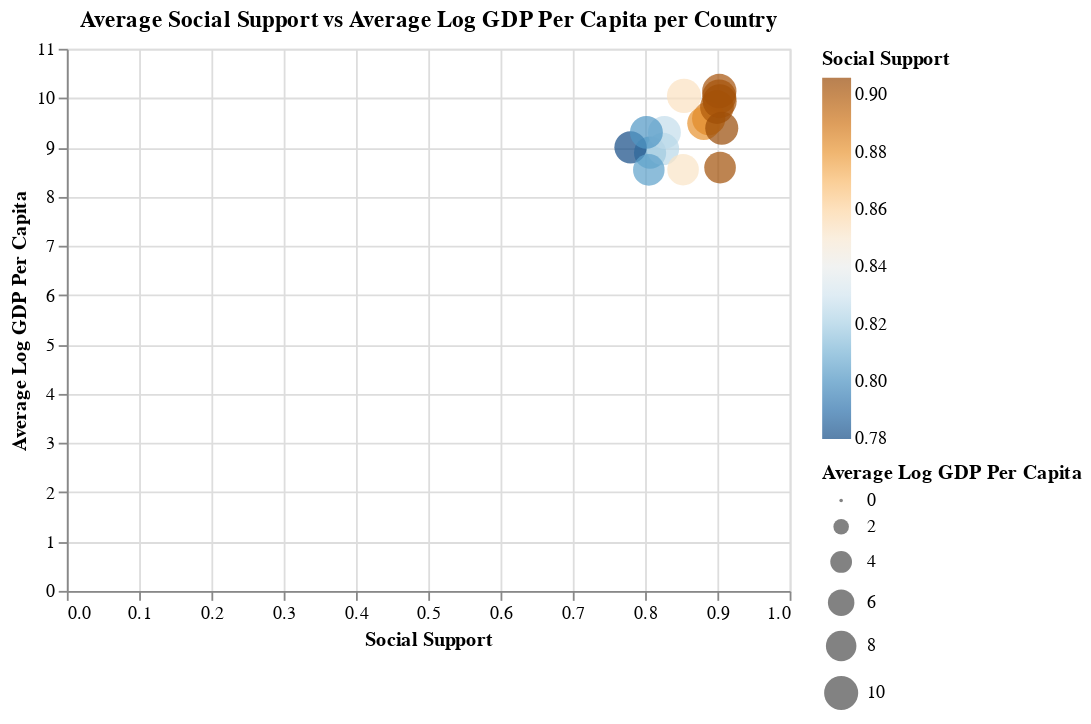

Source (notebook cell):
### Code cell
# Group the 'latam' dataframe by 'Country Name' and calculate the average of 'Freedom to Make Life Choices' and 'Log GDP Per Capita'
averages = latam.groupby('Country Name').agg({'Social Support': 'mean', 'Log GDP Per Capita': 'mean'}).reset_index()

# Create the scatter plot with color encoding
chart = alt.Chart(averages).mark_circle().encode(
    y=alt.Y('Log GDP Per Capita:Q', title='Average Log GDP Per Capita'),
    x=alt.X('Social Support:Q', title='Social Support'),
    size=alt.Size('Log GDP Per Capita:Q', title='Average Log GDP Per Capita'),
    color=alt.Color('Social Support:Q', title='Social Support',
                   scale=alt.Scale(scheme='blueorange')),
    
).properties(
    title='Average Social Support vs Average Log GDP Per Capita per Country'
).interactive()

# Display the chart
chart

### Figure 1 — Vega-Lite specification as saved in the notebook (floating-point values rounded to 4 significant figures)
{"config": {"view": {"continuousWidth": 400, "continuousHeight": 300}}, "data": {"name": "data-a493ef7d1e86d92d0fd6c2bdd1260449"}, "mark": "circle", "encoding": {"color": {"type": "quantitative", "field": "Social Support", "scale": {"scheme": "blueorange"}, "title": "Social Support"}, "size": {"type": "quantitative", "field": "Log GDP Per Capita", "title": "Average Log GDP Per Capita"}, "tooltip": [{"type": "nominal", "field": "Country Name"}], "x": {"type": "quantitative", "field": "Social Support", "title": "Social Support"}, "y": {"type": "quantitative", "field": "Log GDP Per Capita", "title": "Average Log GDP Per Capita"}}, "selection": {"selector018": {"type": "interval", "bind": "scales", "encodings": ["x", "y"]}}, "title": "Average Social Support vs Average Log GDP Per Capita per Country", "$schema": "https://vega.github.io/schema/vega-lite/v4.8.1.json", "datasets": {"data-a493ef7d1e86d92d0fd6c2bdd1260449": [{"Country Name": "Argentina", "Social Support": 0.9025, "Log GDP Per Capita": 10.03}, {"Country Name": "Bolivia", "Social Support": 0.8069, "Log GDP Per Capita": 8.892}, {"Country Name": "Brazil", "Social Support": 0.888, "Log GDP Per Capita": 9.585}, {"Country Name": "Chile", "Social Support": 0.8538, "Log GDP Per Capita": 10.05}, {"Country Name": "Colombia", "Social Support": 0.8812, "Log GDP Per Capita": 9.487}, {"Country Name": "Costa Rica", "Social Support": 0.8994, "Log GDP Per Capita": 9.819}, {"Country Name": "Ecuador", "Social Support": 0.8267, "Log GDP Per Capita": 9.302}, {"Country Name": "El Salvador", "Social Support": 0.7798, "Log GDP Per Capita": 9.0}, {"Country Name": "Guatemala", "Social Support": 0.8247, "Log GDP Per Capita": 8.966}, {"Country Name": "Honduras", "Social Support": 0.8051, "Log GDP Per Capita": 8.543}, {"Country Name": "Nicaragua", "Social Support": 0.8526, "Log GDP Per Capita": 8.547}, {"Country Name": "Panama", "Social Support": 0.9027, "Log GDP Per Capita": 10.14}, {"Country Name": "Paraguay", "Social Support": 0.9061, "Log GDP Per Capita": 9.389}, {"Country Name": "Peru", "Social Support": 0.8018, "Log GDP Per Capita": 9.304}, {"Country Name": "Uruguay", "Social Support": 0.9032, "Log GDP Per Capita": 9.938}, {"Country Name": "Venezuela", "Social Support": 0.9037, "Log GDP Per Capita": 8.589}]}}
